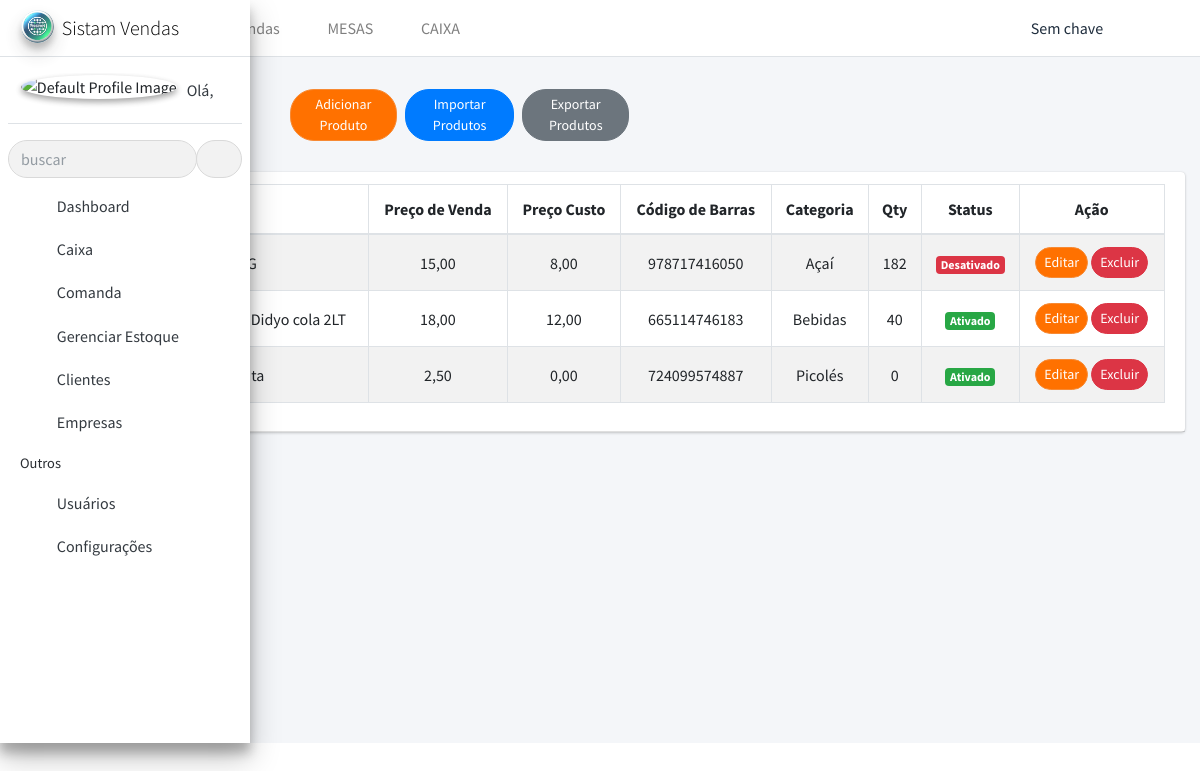
Screenshot of /estoque/produtos/ with the database file from the repository.
### estoque/models.py (models this page shows, shortened)
class Produto(models.Model):
    nome = models.CharField(max_length=255)
    slug = models.SlugField(null=True, blank=True)
    descricao = models.TextField(null=True, blank=True)
    codigo_barras = models.CharField(max_length=50, null=True, blank=True)
    categoria = models.ForeignKey(CategoriaProduto, on_delete=models.CASCADE, related_name='produtos')
    preco_de_venda = models.DecimalField(max_digits=8, decimal_places=2)
    preco_de_cursto = models.DecimalField(max_digits=8, decimal_places=2)
    quantidade_estoque = models.IntegerField(null=True, blank=True)
    file = models.ImageField(upload_to=caminho_upload, null=True, blank=True)
    status = models.CharField(max_length=10, choices=[('ativado', 'Ativado'), ('desativado', 'Desativado')], default='ativado')
    controle_estoque = models.BooleanField(default=True)
    created_at = models.DateTimeField(auto_now_add=True)
    updated_at = models.DateTimeField(auto_now=True)

class CategoriaProduto(models.Model):
    nome = models.CharField(max_length=100)
    slug = models.SlugField(max_length=100, unique=True, blank=True)
    file = models.ImageField(upload_to=caminho_upload, null=True, blank=True)

### estoque/views.py (the view, shortened to what this page needs)
# urls.py: path('produtos/', listar_produtos, name='listar_produtos'),
def listar_produtos(request):
    produtos = Produto.objects.all()
    categorias = CategoriaProduto.objects.all()  # Busca todas as categorias para o select
    return render(request, 'estoque/produto/listar_produtos.html', {
        'produtos': produtos,
        'categorias': categorias,  # Passa as categorias para o template
    })

### templates/estoque/produto/listar_produtos.html (shortened to what this page needs)
{% extends "template.html" %}
{% load static %}
{% block content %}
<div class="wrapper">
    {% include 'includes/sidebar.html' %}
    {% include 'includes/navbar.html' %}
    <div class="content-wrapper py-2">
        <section class="content-header">
            <div class="container-fluid">
                <div class="row mb-2">
                    <div class="col-sm-6 d-flex align-items-center">
                        <h1 class="mr-3"> Gerenciar Estoque </h1>
                        <button type="button" class="btn btn-sm btn-success mr-2" data-toggle="modal" data-target="#adicionarModal">
                            Adicionar Produto
                        </button>
                        <button type="button" class="btn btn-sm btn-primary mr-2 " data-toggle="modal" data-target="#importarModal">
                            Importar Produtos
                        </button>
                        <button type="button" class="btn btn-sm btn-secondary" onclick="window.location.href='{% url 'exportar_produtos' %}'">
                            Exportar Produtos
                        </button>
                    </div>
                </div>
            </div>
        </section>
        <section class="content">
            <div class="container-fluid">
                <div class="row">
                    <div class="col-12">
                        <div class="card">
                            <div class="card-header">
                            <table id="example1" class="table table-striped table-bordered">
                                <thead>
                                    <tr>
                                        <th class="text-center" >N°</th>
                                        <th >Nome</th>
                                        <th class="text-center">Preço de Venda</th>
                                        <th class="text-center">Preço Custo</th>
                                        <th class="text-center">Código de Barras</th>
                                        <th class="text-center">Categoria</th>
                                        <th class="text-center">Qty</th>
                                        <th class="text-center">Status</th>
                                        <th class="text-center">Ação</th>
                                    </tr>
                                </thead>
                                <tbody>
                                    {% for produto in produtos %}
                                        <tr>
                                            <td class="text-center">{{ forloop.counter }}</td>
                                            <td>{{ produto.nome }}</td>
                                            <td class="text-center">{{ produto.preco_de_venda }}</td>
                                            <td class="text-center">{{ produto.preco_de_cursto }}</td>
                                            <td class="text-center">{{ produto.codigo_barras }}</td>
                                            <td class="text-center">{{ produto.categoria.nome }}</td>
                                            <td class="text-center">{{ produto.quantidade_estoque }}</td>
                                            <td class="text-center">
                                                {% if produto.status == 'ativado' %}
                                                    <span class="badge badge-success">Ativado</span>
                                                {% elif produto.status == 'desativado' %}
                                                    <span class="badge badge-danger">Desativado</span>
                                                {% else %}
                                                    <span class="badge badge-secondary">Indefinido</span>
                                                {% endif %}
                                            </td>
                                            <td class="text-center">
                                                <button type="button" class="btn btn-sm btn-success" data-toggle="modal"
                                                    data-target="#editarModal"
                                                    data-id="{{ produto.id }}"
                                                    data-codigo-barras="{{ produto.codigo_barras }}"
                                                    data-nome="{{ produto.nome }}"
                                                    data-descricao="{{ produto.descricao }}"
                                                    data-preco-venda="{{ produto.preco_de_venda }}"
                                                    data-preco-cursto="{{ produto.preco_de_cursto }}"
                                                    data-quantidade="{{ produto.quantidade_estoque }}"
                                                    data-categoria-id="{{ produto.categoria.id }}"
                                                    data-status="{{ produto.status }}">
                                                    Editar
                                                </button>
                                                <button type="button" class="btn btn-sm btn-danger" data-toggle="modal"
                                                    data-target="#excluirModal"
                                                    data-id="{{ produto.id }}"
                                                    data-nome="{{ produto.nome }}">
                                                    Excluir
                                                </button>
                                            </td>
                                        </tr>
                                    {% endfor %}
                                </tbody>
                            </table>
                        </div>
                    </div>
                </div>
            </div>
        </section>
      </div>
</div>
{% endblock %}

### rows the page displays
Produto: nome "Açaí Caipira G", preco_de_venda "15,00", preco_de_cursto "8,00", codigo_barras "978717416050", categoria.nome "Açaí", quantidade_estoque "182", status "Desativado"
Produto: nome "Refrigerante Didyo cola 2LT", preco_de_venda "18,00", preco_de_cursto "12,00", codigo_barras "665114746183", categoria.nome "Bebidas", quantidade_estoque "40", status "Ativado"
Produto: nome "Picolé de Fruta", preco_de_venda "2,50", preco_de_cursto "0,00", codigo_barras "724099574887", categoria.nome "Picolés", quantidade_estoque "0", status "Ativado"
